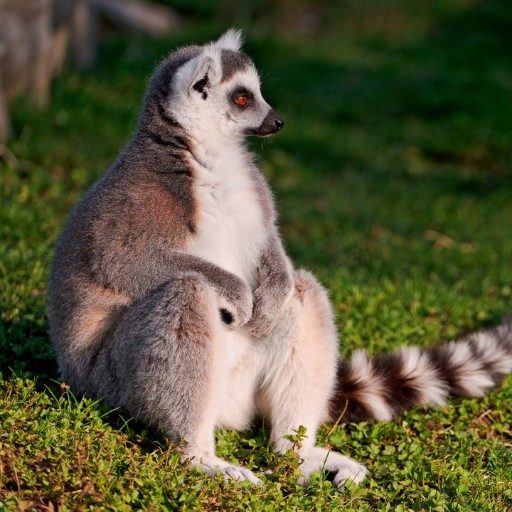
//> input picture lab1/picture.jpg, 512 x 512 px
$ ./pr1   (built with g++ and OpenCV 4)
//> lines starting //> are read from the running program, lines starting //| are printed output that depends on the picture; after the words box and inside, x2 and y2 are one past the last pixel; in counts of white or black regions, pixels touching at a corner belong together
#include <opencv2/core.hpp>
#include <opencv2/imgcodecs.hpp>
#include <opencv2/highgui.hpp>
#include <opencv2/imgproc.hpp>
#include <iostream>
#include <string>
#include <sstream>
#include <vector>
using namespace cv;

int main()
{
    cv::Mat img = cv::imread("C:/Users/solov/source/repos/OpenCVProjects/OpenCVProjects/picture.jpg");
//> img is the input picture: 512 rows x 512 cols, CV_8UC3; mean B, G, R 57.6, 88.2, 89.5
    if (!img.data) {
        std::cout << "Could not open or find the image" << std::endl;
        exit(EXIT_FAILURE);
    }
    std::string text = format("Width: %d, Height: %d", img.cols, img.rows);

    putText(img, text, Point(25, 25), FONT_HERSHEY_PLAIN, 2, Scalar(0, 0, 255), 2);

    cv::line(img, Point(80, 420), Point(200, 420), Scalar(0, 255, 0), 2);

    cv::circle(img, Point(250, 250), 30, Scalar(0, 0, 255), -1, 8, 0);

    cv::circle(img, Point(400,50), 30, Scalar(0, 255, 255), 2);

    cv::rectangle(img, Point(50, 50), Point(100, 100), Scalar(255, 0, 0), 3);

    cv::rectangle(img, Point(350, 350), Point(500, 500), Scalar(0, 136, 255), -1, 8, 0);
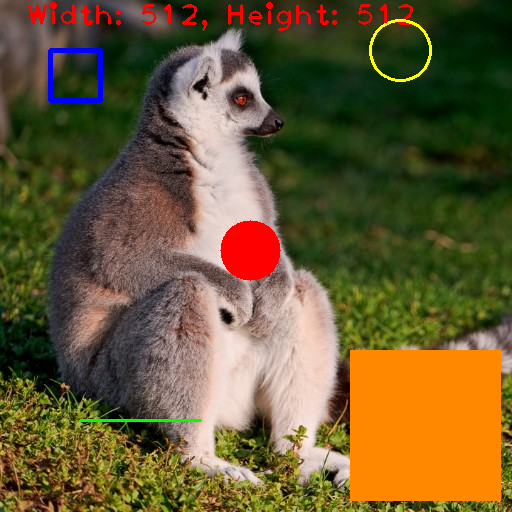
//> img: 512 rows x 512 cols, CV_8UC3; mean B, G, R 51.3, 89.3, 104.3

    cv::imshow("First OpenCV Application", img);

    cv::Mat seg1 = img(Rect(0, 0, img.rows/2, img.rows/2));
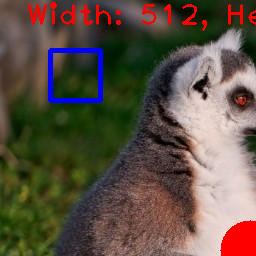
//> seg1: 256 rows x 256 cols, CV_8UC3; mean B, G, R 68.3, 81.2, 94.2
    cv::imshow("1 segment", seg1);

    cv::Mat seg2 = img(Rect(0, img.cols / 2, img.rows / 2, img.rows / 2));
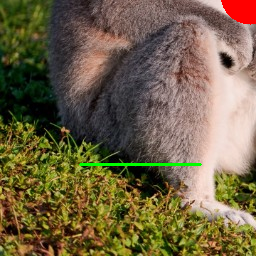
//> seg2: 256 rows x 256 cols, CV_8UC3; mean B, G, R 69.4, 98.3, 112.4
    cv::imshow("2 segment", seg2);

    cv::Mat seg3 = img(Rect(img.cols/2, 0, img.rows / 2, img.rows / 2));
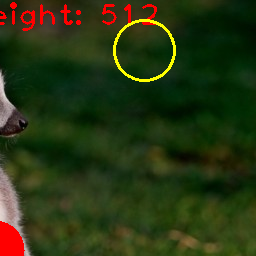
//> seg3: 256 rows x 256 cols, CV_8UC3; mean B, G, R 17.4, 52.5, 39.3
    cv::imshow("3 segment", seg3);

    cv::Mat seg4 = img(Rect(img.cols / 2, img.cols / 2, img.rows / 2, img.rows / 2));
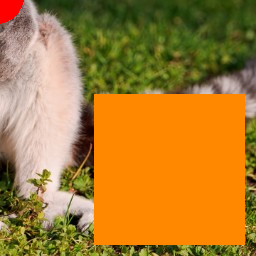
//> seg4: 256 rows x 256 cols, CV_8UC3; mean B, G, R 50, 125.2, 171.1
    cv::imshow("4 segment", seg4);

    cv::Mat mask(img.size(), CV_8UC1, Scalar(0));
    cv::rectangle(mask, Point(170, 170), Point(340, 340), Scalar(255, 255, 255), -1);
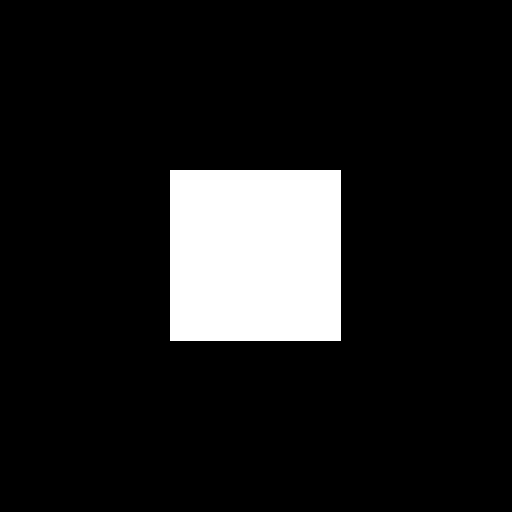
//> mask: 512 rows x 512 cols, CV_8UC1; 11.2% white; 1 white region, box (x1, y1, x2, y2) and area: (170, 170, 341, 341) 29241

    Mat mmask;
    img.copyTo(mmask, mask);
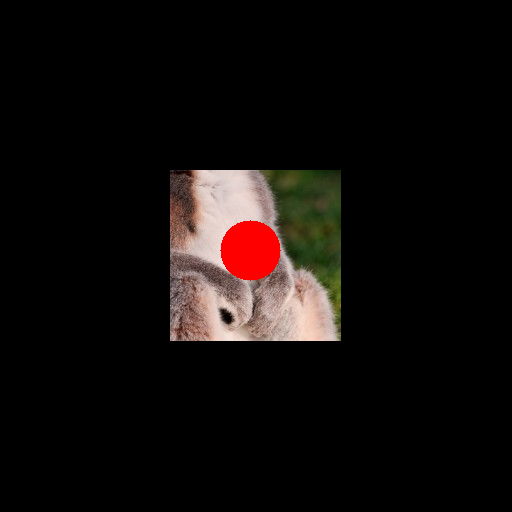
//> mmask: 512 rows x 512 cols, CV_8UC3; mean B, G, R 11.2, 12.8, 17.2
    cv::imshow("Mask", mmask);


    cv::waitKey(0);
    cv::destroyAllWindows();
    return 0;
}
